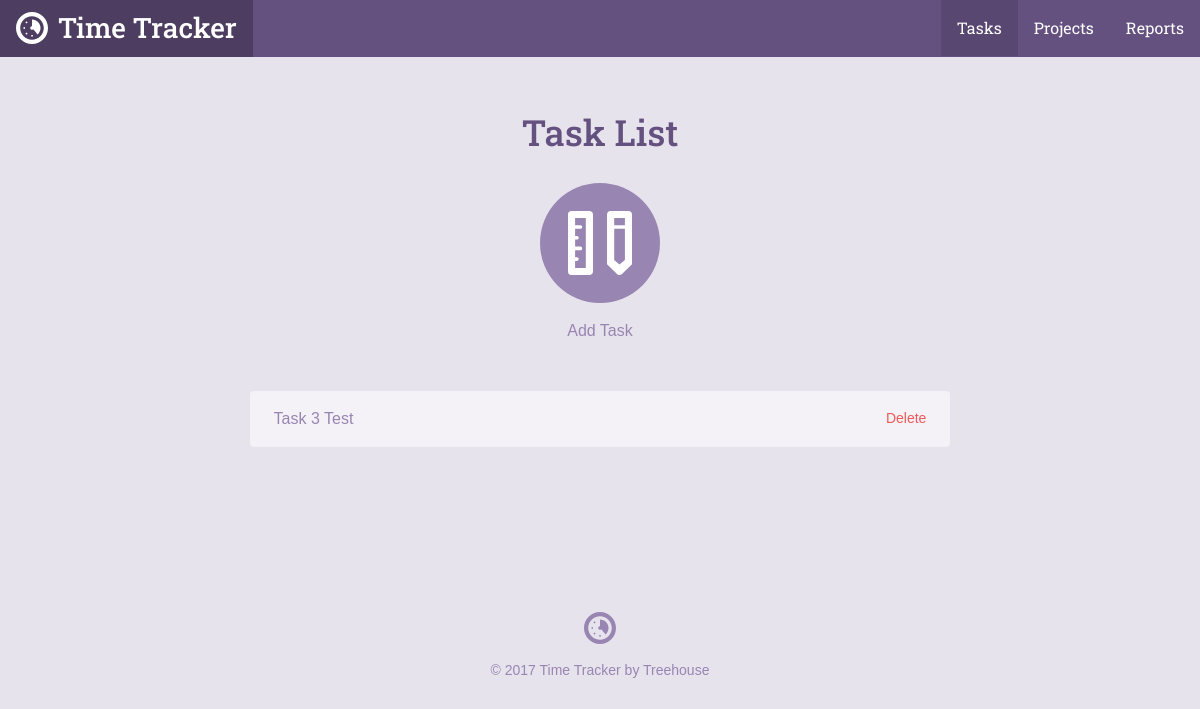
Before: /task_list.php with the older database file.
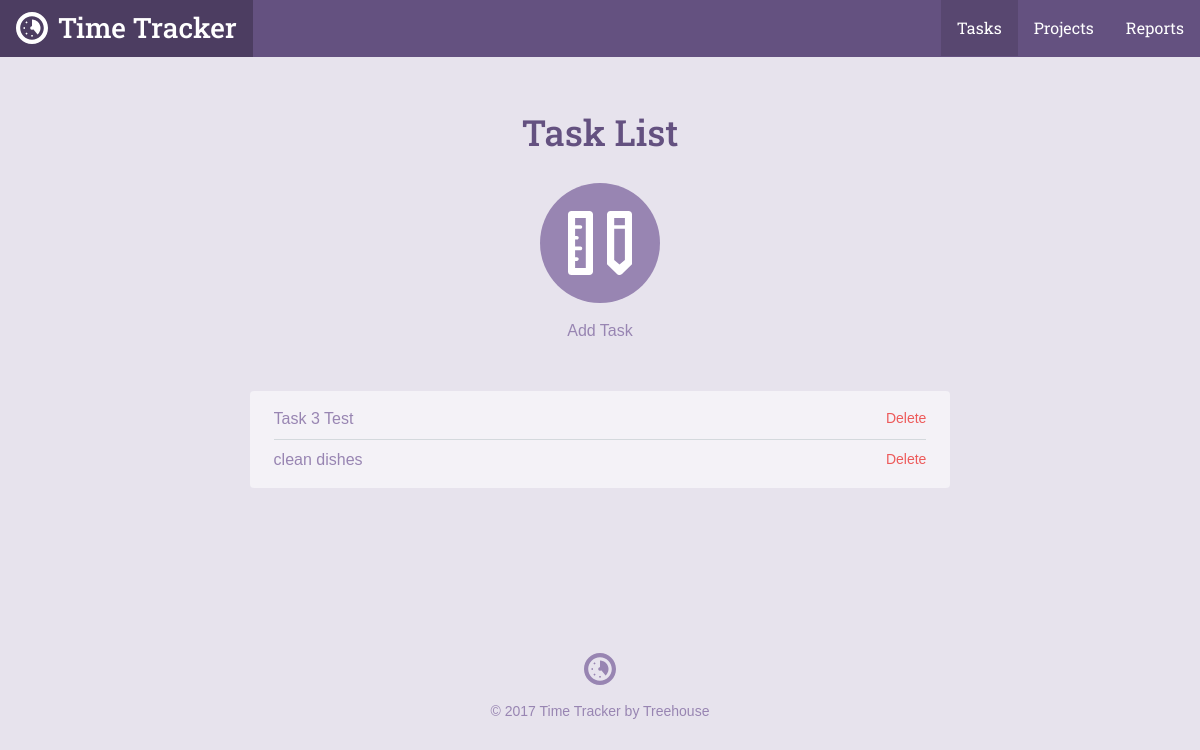
After: the same page with the newer database file.
### tables this page shows
CREATE TABLE `tasks` (
	`task_id`	INTEGER PRIMARY KEY AUTOINCREMENT,
	`project_id`	INTEGER,
	`title`	TEXT,
	`date`	INTEGER NOT NULL,
	`time`	TEXT NOT NULL
);

### inc/functions.php (called while the page is built, shortened)
<?php
function get_task_list($filter = null){
	include 'connection.php';
	$sql = "SELECT tasks.*,projects.title AS project FROM tasks INNER JOIN projects ON projects.project_id = tasks.project_id";
	$where = '';
	$orderBy = ' ORDER BY date DESC';
	try{
		$results = $db->prepare($sql . $where . $orderBy);
		$results->execute();
	}catch(Exception $e){
		echo "Error: " . $e->getMessage() . "</br>";
		return array();
	}
	return $results->fetchAll(PDO::FETCH_ASSOC);
}

### task_list.php (the view, shortened to what this page needs)
<?php
require 'inc/functions.php';
include 'inc/header.php';
?>
<div class="section catalog random">
    <div class="col-container page-container">
        <div class="col col-70-md col-60-lg col-center">
            <h1 class="actions-header">Task List</h1>
            <div class="actions-item">
                <a class="actions-link" href="task.php">
                    <span class="actions-icon">
                        <svg viewbox="0 0 64 64"><use xlink:href="#task_icon"></use></svg>
                    </span>
                Add Task</a>
            </div>
            <div class="form-container">
              <ul class="items">
               <?php
                    foreach(get_task_list() as $item){
                        echo "<li><a href='task.php?id=". $item['task_id'] . "'>". $item['title'] . "</a>";
                        echo "<form method='post' action='task_list.php' onsubmit=\" return confirm('Are you sure you
                        want to delete this task?'); \" > \n";
                        echo "<input type='submit' class='button--delete' value='Delete' />\n";
                        echo "</li>";
                    }
                ?>
              </ul>
            </div>
        </div>
    </div>
</div>
<?php include("inc/footer.php"); ?>

Changed rows visible on the page:
added tasks: title "clean dishes"
